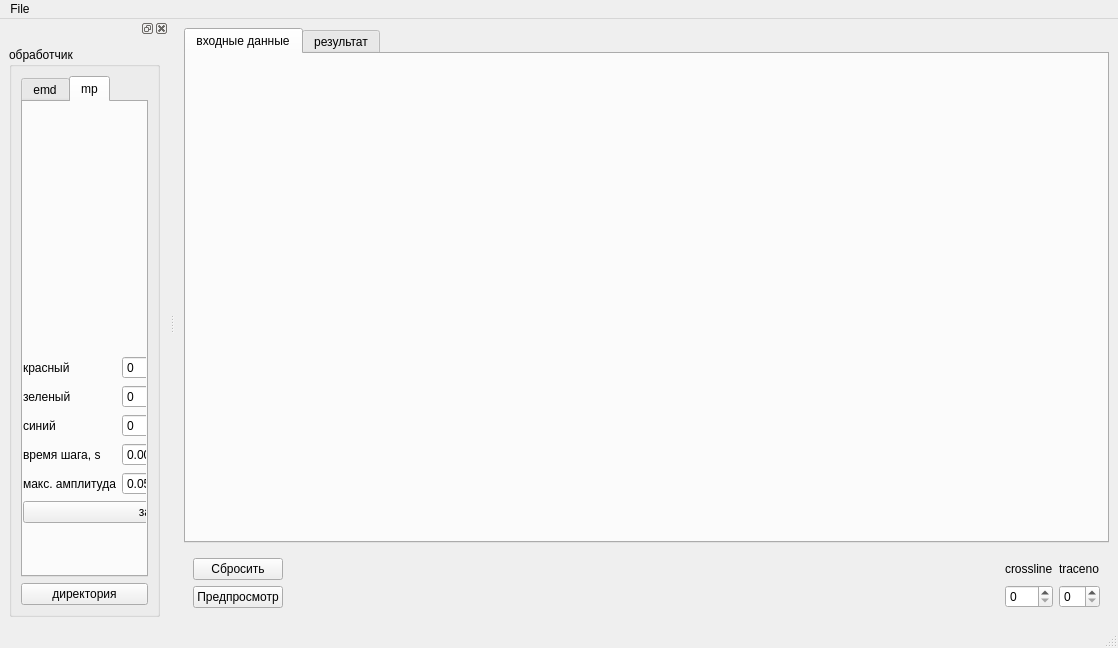
<?xml version="1.0" encoding="UTF-8"?>
<ui version="4.0">
 <class>MainWindow</class>
 <widget class="QMainWindow" name="MainWindow">
  <property name="geometry">
   <rect>
    <x>0</x>
    <y>0</y>
    <width>1118</width>
    <height>648</height>
   </rect>
  </property>
  <property name="windowTitle">
   <string>MainWindow</string>
  </property>
  <widget class="QWidget" name="centralwidget">
   <layout class="QVBoxLayout" name="verticalLayout_9">
    <item>
     <layout class="QHBoxLayout" name="mainLayout">
      <item>
       <layout class="QVBoxLayout" name="verticalLayout_4">
        <item>
         <widget class="QTabWidget" name="tabWidget_2">
          <property name="currentIndex">
           <number>0</number>
          </property>
          <widget class="QWidget" name="tabInput">
           <attribute name="title">
            <string>входные данные</string>
           </attribute>
           <widget class="QWidget" name="horizontalLayoutWidget_2">
            <property name="geometry">
             <rect>
              <x>160</x>
              <y>100</y>
              <width>481</width>
              <height>221</height>
             </rect>
            </property>
            <layout class="QHBoxLayout" name="renderLayout">
             <item>
              <layout class="QVBoxLayout" name="prevLayout"/>
             </item>
            </layout>
           </widget>
          </widget>
          <widget class="QWidget" name="tabOutput">
           <attribute name="title">
            <string>результат</string>
           </attribute>
           <widget class="QWidget" name="verticalLayoutWidget_7">
            <property name="geometry">
             <rect>
              <x>480</x>
              <y>240</y>
              <width>160</width>
              <height>80</height>
             </rect>
            </property>
            <layout class="QVBoxLayout" name="renderLayout1"/>
           </widget>
          </widget>
         </widget>
        </item>
        <item>
         <widget class="QWidget" name="horizontalWidget_2" native="true">
          <property name="sizePolicy">
           <sizepolicy hsizetype="Preferred" vsizetype="Maximum">
            <horstretch>0</horstretch>
            <verstretch>0</verstretch>
           </sizepolicy>
          </property>
          <layout class="QHBoxLayout" name="horizontalLayout_2">
           <item>
            <layout class="QVBoxLayout" name="verticalLayout_2">
             <item>
              <widget class="QPushButton" name="resetButton">
               <property name="text">
                <string>Сбросить</string>
               </property>
              </widget>
             </item>
             <item>
              <widget class="QPushButton" name="previewButton">
               <property name="text">
                <string>Предпросмотр</string>
               </property>
              </widget>
             </item>
            </layout>
           </item>
           <item>
            <spacer name="horizontalSpacer">
             <property name="orientation">
              <enum>Qt::Horizontal</enum>
             </property>
             <property name="sizeHint" stdset="0">
              <size>
               <width>40</width>
               <height>20</height>
              </size>
             </property>
            </spacer>
           </item>
           <item>
            <layout class="QVBoxLayout" name="verticalLayout_7">
             <item>
              <widget class="QLabel" name="label">
               <property name="text">
                <string>crossline</string>
               </property>
              </widget>
             </item>
             <item>
              <widget class="QSpinBox" name="crosslineSpin"/>
             </item>
            </layout>
           </item>
           <item>
            <layout class="QVBoxLayout" name="verticalLayout_8">
             <item>
              <widget class="QLabel" name="label_2">
               <property name="text">
                <string>traceno</string>
               </property>
              </widget>
             </item>
             <item>
              <widget class="QSpinBox" name="tracenoSpin"/>
             </item>
            </layout>
           </item>
          </layout>
         </widget>
        </item>
       </layout>
      </item>
     </layout>
    </item>
   </layout>
  </widget>
  <widget class="QMenuBar" name="menubar">
   <property name="geometry">
    <rect>
     <x>0</x>
     <y>0</y>
     <width>1118</width>
     <height>26</height>
    </rect>
   </property>
   <widget class="QMenu" name="menuFile">
    <property name="title">
     <string>File</string>
    </property>
    <addaction name="actionOpen_SEG_Y_file"/>
    <addaction name="actionOpen_Result"/>
    <addaction name="separator"/>
    <addaction name="actionSave_as"/>
   </widget>
   <addaction name="menuFile"/>
  </widget>
  <widget class="QStatusBar" name="statusbar"/>
  <widget class="QDockWidget" name="dockWidget_4">
   <attribute name="dockWidgetArea">
    <number>1</number>
   </attribute>
   <widget class="QWidget" name="dockWidgetContents_4">
    <layout class="QVBoxLayout" name="verticalLayout_3">
     <item>
      <layout class="QVBoxLayout" name="verticalLayout">
       <item>
        <widget class="QGroupBox" name="groupBox">
         <property name="title">
          <string>обработчик</string>
         </property>
         <layout class="QVBoxLayout" name="verticalLayout_5">
          <item>
           <widget class="QTabWidget" name="tabWidget">
            <property name="currentIndex">
             <number>1</number>
            </property>
            <widget class="QWidget" name="tab">
             <attribute name="title">
              <string>emd</string>
             </attribute>
             <widget class="QWidget" name="verticalLayoutWidget_3">
              <property name="geometry">
               <rect>
                <x>40</x>
                <y>10</y>
                <width>160</width>
                <height>193</height>
               </rect>
              </property>
              <layout class="QVBoxLayout" name="tab1Layout">
               <item>
                <spacer name="verticalSpacer">
                 <property name="orientation">
                  <enum>Qt::Vertical</enum>
                 </property>
                 <property name="sizeHint" stdset="0">
                  <size>
                   <width>20</width>
                   <height>40</height>
                  </size>
                 </property>
                </spacer>
               </item>
               <item>
                <widget class="QPushButton" name="runEMD">
                 <property name="text">
                  <string>запустить</string>
                 </property>
                </widget>
               </item>
              </layout>
             </widget>
            </widget>
            <widget class="QWidget" name="tab_2">
             <attribute name="title">
              <string>mp</string>
             </attribute>
             <widget class="QWidget" name="verticalLayoutWidget_8">
              <property name="geometry">
               <rect>
                <x>0</x>
                <y>10</y>
                <width>286</width>
                <height>411</height>
               </rect>
              </property>
              <layout class="QVBoxLayout" name="mpLayout">
               <item>
                <spacer name="verticalSpacer_2">
                 <property name="orientation">
                  <enum>Qt::Vertical</enum>
                 </property>
                 <property name="sizeHint" stdset="0">
                  <size>
                   <width>20</width>
                   <height>40</height>
                  </size>
                 </property>
                </spacer>
               </item>
               <item>
                <layout class="QFormLayout" name="formLayout">
                 <item row="0" column="0">
                  <widget class="QLabel" name="label_3">
                   <property name="text">
                    <string>красный</string>
                   </property>
                  </widget>
                 </item>
                 <item row="0" column="1">
                  <widget class="QSpinBox" name="redSpinBox">
                   <property name="maximum">
                    <number>100</number>
                   </property>
                  </widget>
                 </item>
                 <item row="1" column="0">
                  <widget class="QLabel" name="label_4">
                   <property name="text">
                    <string>зеленый</string>
                   </property>
                  </widget>
                 </item>
                 <item row="1" column="1">
                  <widget class="QSpinBox" name="greenSpinBox">
                   <property name="maximum">
                    <number>100</number>
                   </property>
                  </widget>
                 </item>
                 <item row="2" column="0">
                  <widget class="QLabel" name="label_5">
                   <property name="text">
                    <string>синий</string>
                   </property>
                  </widget>
                 </item>
                 <item row="2" column="1">
                  <widget class="QSpinBox" name="blueSpinBox">
                   <property name="maximum">
                    <number>100</number>
                   </property>
                  </widget>
                 </item>
                 <item row="3" column="0">
                  <widget class="QLabel" name="label_6">
                   <property name="text">
                    <string>время шага, s</string>
                   </property>
                  </widget>
                 </item>
                 <item row="4" column="0">
                  <widget class="QLabel" name="label_7">
                   <property name="text">
                    <string>макс. амплитуда</string>
                   </property>
                  </widget>
                 </item>
                 <item row="3" column="1">
                  <widget class="QDoubleSpinBox" name="stepTimeS">
                   <property name="decimals">
                    <number>4</number>
                   </property>
                   <property name="singleStep">
                    <double>0.001000000000000</double>
                   </property>
                   <property name="value">
                    <double>0.002000000000000</double>
                   </property>
                  </widget>
                 </item>
                 <item row="4" column="1">
                  <widget class="QDoubleSpinBox" name="maxAmplitude">
                   <property name="decimals">
                    <number>4</number>
                   </property>
                   <property name="minimum">
                    <double>0.010000000000000</double>
                   </property>
                   <property name="singleStep">
                    <double>0.010000000000000</double>
                   </property>
                   <property name="value">
                    <double>0.050000000000000</double>
                   </property>
                  </widget>
                 </item>
                </layout>
               </item>
               <item>
                <widget class="QPushButton" name="runMP">
                 <property name="text">
                  <string>запустить</string>
                 </property>
                </widget>
               </item>
              </layout>
             </widget>
            </widget>
           </widget>
          </item>
          <item>
           <widget class="QPushButton" name="dirBtn">
            <property name="text">
             <string>директория</string>
            </property>
           </widget>
          </item>
         </layout>
        </widget>
       </item>
      </layout>
     </item>
    </layout>
   </widget>
  </widget>
  <action name="actionOpen_SEG_Y_file">
   <property name="text">
    <string>Open SEG-Y file</string>
   </property>
   <property name="shortcut">
    <string>Ctrl+O</string>
   </property>
  </action>
  <action name="actionOpen_3_files">
   <property name="text">
    <string>Open 3 files</string>
   </property>
  </action>
  <action name="actionSave_as">
   <property name="text">
    <string>Save as...</string>
   </property>
  </action>
  <action name="actionOpen_Result">
   <property name="text">
    <string>Open Result</string>
   </property>
   <property name="shortcut">
    <string>Ctrl+Shift+O</string>
   </property>
  </action>
 </widget>
 <resources/>
 <connections/>
</ui>
